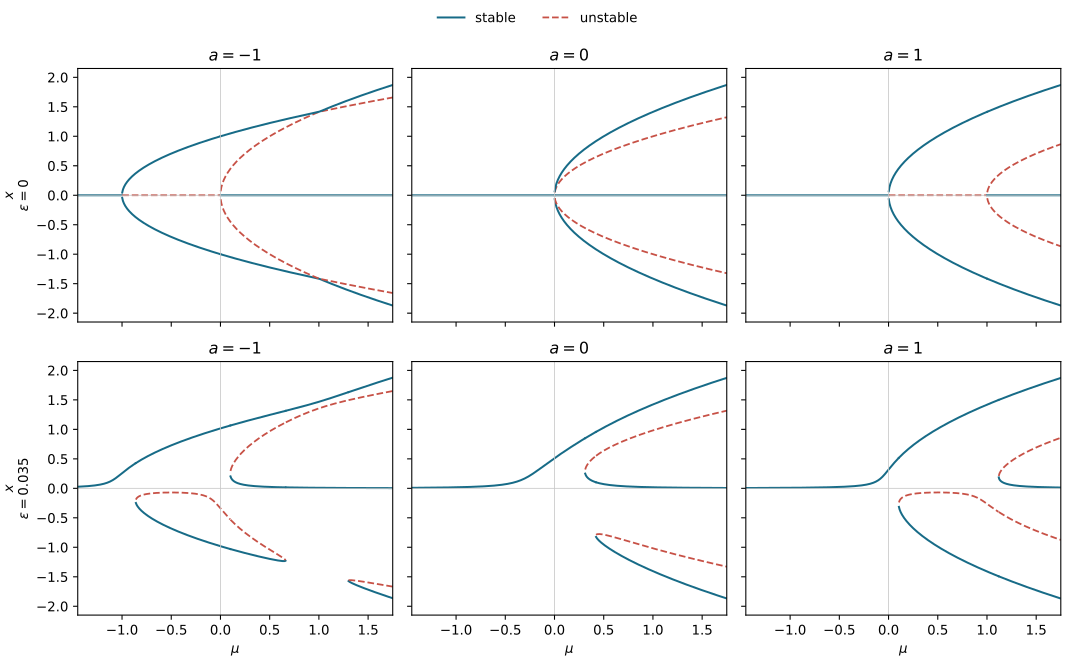

Source code (Python):
#!/usr/bin/env python3
"""Plot the bifurcation diagrams in 2020 Part II Paper 1, Question 32E."""

from pathlib import Path

import matplotlib.pyplot as plt
import numpy as np


OUTPUT = Path(__file__).with_suffix(".svg")

plt.rcParams["svg.hashsalt"] = "codex-wiki"


def equilibria(mu: float, a: float, epsilon: float) -> list[tuple[float, bool]]:
    """Return real equilibria and whether each is linearly stable."""
    roots = np.roots([1.0, 0.0, a - 3.0 * mu, 0.0, 2.0 * mu * (mu - a), -epsilon])
    answer = []
    for root in roots:
        if abs(root.imag) < 1e-7:
            x = float(root.real)
            derivative = -(
                5.0 * x**4
                + 3.0 * (a - 3.0 * mu) * x**2
                + 2.0 * mu * (mu - a)
            )
            answer.append((x, derivative < 0.0))
    return answer


mu_values = np.linspace(-1.45, 1.75, 900)
fig, axes = plt.subplots(2, 3, figsize=(11.2, 7.0), sharex=True, sharey=True)

for row, epsilon in enumerate((0.0, 0.035)):
    for column, a in enumerate((-1.0, 0.0, 1.0)):
        ax = axes[row, column]
        roots_by_mu = [sorted(equilibria(mu, a, epsilon)) for mu in mu_values]
        for root_count in (1, 3, 5):
            for root_index in range(root_count):
                stable_x = np.full(mu_values.shape, np.nan)
                unstable_x = np.full(mu_values.shape, np.nan)
                for index, roots in enumerate(roots_by_mu):
                    if len(roots) == root_count:
                        x, stable = roots[root_index]
                        (stable_x if stable else unstable_x)[index] = x
                ax.plot(mu_values, stable_x, color="#176b87", linewidth=1.5)
                ax.plot(
                    mu_values,
                    unstable_x,
                    color="#c75146",
                    linewidth=1.35,
                    linestyle="--",
                )
        ax.axhline(0.0, color="0.78", linewidth=0.6)
        ax.axvline(0.0, color="0.78", linewidth=0.6)
        ax.set_title(f"$a={a:g}$")
        if column == 0:
            ax.set_ylabel("$x$\n" + ("$\\epsilon=0$" if row == 0 else "$\\epsilon=0.035$"))
        if row == 1:
            ax.set_xlabel("$\\mu$")
        ax.set_xlim(mu_values[0], mu_values[-1])
        ax.set_ylim(-2.15, 2.15)

handles = [
    plt.Line2D([], [], color="#176b87", linewidth=1.5, label="stable"),
    plt.Line2D([], [], color="#c75146", linewidth=1.35, linestyle="--", label="unstable"),
]
fig.legend(handles=handles, loc="upper center", ncol=2, frameon=False)
fig.tight_layout(rect=(0, 0, 1, 0.95))
fig.savefig(OUTPUT, metadata={"Date": None})
